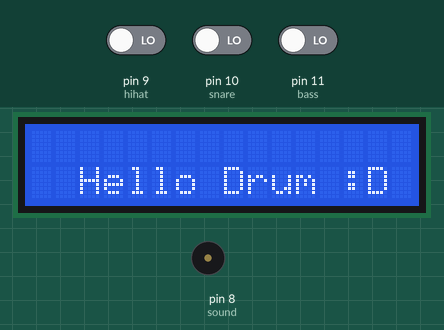
Recording of a sketch running on a simulated Arduino Uno, built with avr-gcc and run on an emulated ATmega328P. Shown: 16×2 character LCD, buzzer (waves = sounding). Inputs (shaded band) come from the test bench; at power-on: pin 9 (hihat) LOW, pin 10 (snare) LOW, pin 11 (bass) LOW.

Above: at 1.2 s.
1.3 s: pin 9 (hihat) driven HIGH
At 1.4 s:
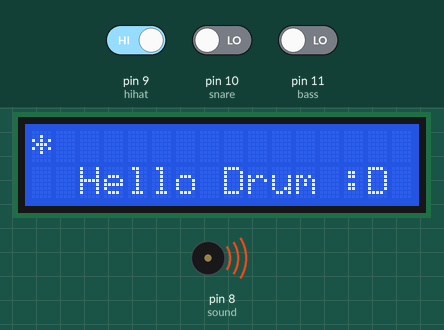
3.2 s: pin 9 (hihat) driven LOW
At 3.6 s:
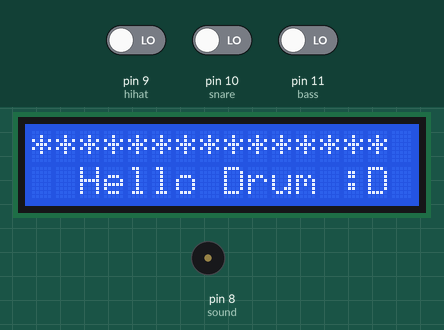
4.7 s: pin 10 (snare) driven HIGH
At 4.83 s:
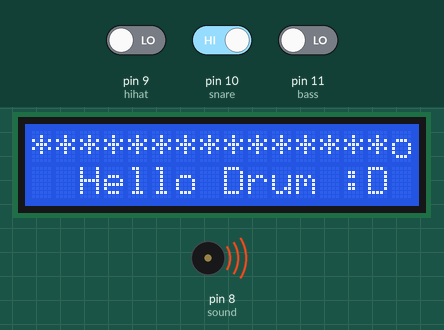
6.6 s: pin 9 (hihat) driven HIGH
At 6.74 s:
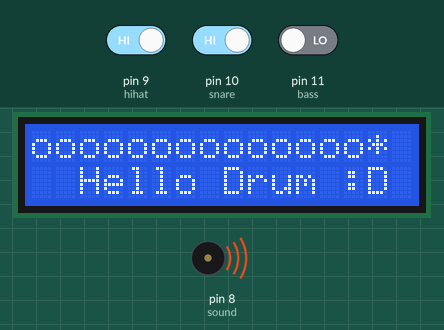
9.6 s: pin 9 (hihat) driven LOW
At 9.68 s:
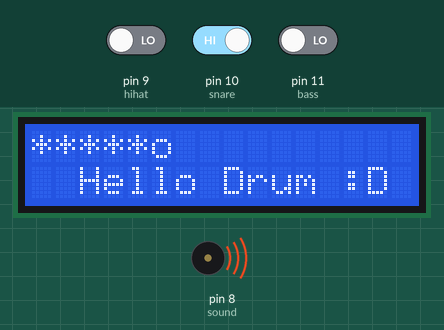
11.5 s: pin 9 (hihat) driven HIGH
At 11.59 s:
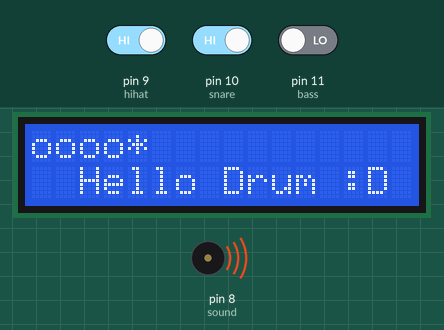
Timing chart, 0 to 14.4 s (numbered marks = the images above; inputs shaded):
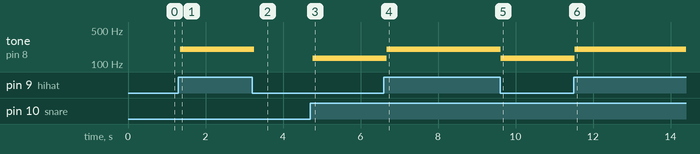

Measured:
- after the input at 1.3 s, tone on pin 8 (sound): silent → 200 Hz at once; the display: changes at once (image 1)
- after the input at 3.2 s, tone on pin 8 (sound): 200 Hz → silent after 0.05 s
- after the input at 4.7 s, tone on pin 8 (sound): silent → 130 Hz after 0.07 s; the display: changes after 0.07 s (image 3)
- after the input at 6.6 s, tone on pin 8 (sound): 130 Hz → 200 Hz after 0.08 s; the display: changes after 0.08 s (image 4)
- after the input at 9.6 s, tone on pin 8 (sound): 200 Hz → 130 Hz at once; the display: changes at once (image 5)
- after the input at 11.5 s, tone on pin 8 (sound): 130 Hz → 200 Hz at once; the display: changes at once (image 6)

The sketch:

hello_drum_code.ino
```cpp
#include <LiquidCrystal_I2C.h>
#include <Wire.h>

const int sound = 8;
const int hihat = 9;
const int snare = 10;
const int bass = 11;

int i = 0;

LiquidCrystal_I2C lcd(0x27, 16, 2);

void setup() {
  pinMode(hihat, INPUT);
  pinMode(snare, INPUT);
  pinMode(bass, INPUT);

  lcd.init();
  lcd.backlight();
}

void loop() {

  lcd.setCursor(2,1);
  lcd.print("Hello Drum :D");

  lcd.setCursor(i,0);

  if (digitalRead(hihat) == 1) {
    tone(sound, 200);
    lcd.print("*");
    i = i + 1;
  }
  else if (digitalRead(snare) == 1) {
    tone(sound, 130);
    lcd.print("o");
    i = i + 1;
  }
  else if (digitalRead(bass) == 1) {
    tone(sound, 100);
    lcd.print("_");
    i = i + 1;
  }
  else {
    noTone(sound);
  }

  delay(100);

  if(i > 15){
    i = 0;
    lcd.clear();
  }

  lcd.setCursor(2,1);
  lcd.print("Hello Drum :D");
}
```
